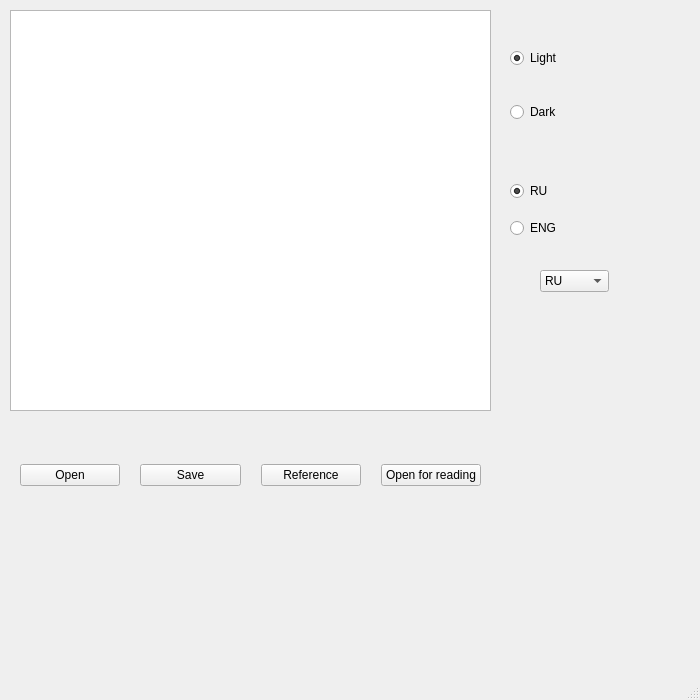
<?xml version="1.0" encoding="UTF-8"?>
<ui version="4.0">
 <class>MainWindow</class>
 <widget class="QMainWindow" name="MainWindow">
  <property name="geometry">
   <rect>
    <x>0</x>
    <y>0</y>
    <width>700</width>
    <height>700</height>
   </rect>
  </property>
  <property name="minimumSize">
   <size>
    <width>700</width>
    <height>700</height>
   </size>
  </property>
  <property name="maximumSize">
   <size>
    <width>700</width>
    <height>700</height>
   </size>
  </property>
  <property name="windowTitle">
   <string>MainWindow</string>
  </property>
  <widget class="QWidget" name="centralwidget">
   <widget class="QPlainTextEdit" name="plainTextEdit">
    <property name="geometry">
     <rect>
      <x>10</x>
      <y>10</y>
      <width>481</width>
      <height>401</height>
     </rect>
    </property>
   </widget>
   <widget class="QWidget" name="verticalLayoutWidget">
    <property name="geometry">
     <rect>
      <x>510</x>
      <y>20</y>
      <width>161</width>
      <height>131</height>
     </rect>
    </property>
    <layout class="QVBoxLayout" name="verticalLayout">
     <item>
      <widget class="QRadioButton" name="rB_white">
       <property name="palette">
        <palette>
         <active>
          <colorrole role="WindowText">
           <brush brushstyle="SolidPattern">
            <color alpha="255">
             <red>0</red>
             <green>0</green>
             <blue>0</blue>
            </color>
           </brush>
          </colorrole>
         </active>
         <inactive>
          <colorrole role="WindowText">
           <brush brushstyle="SolidPattern">
            <color alpha="255">
             <red>0</red>
             <green>0</green>
             <blue>0</blue>
            </color>
           </brush>
          </colorrole>
         </inactive>
         <disabled>
          <colorrole role="WindowText">
           <brush brushstyle="SolidPattern">
            <color alpha="255">
             <red>120</red>
             <green>120</green>
             <blue>120</blue>
            </color>
           </brush>
          </colorrole>
         </disabled>
        </palette>
       </property>
       <property name="text">
        <string>Light </string>
       </property>
       <property name="checked">
        <bool>true</bool>
       </property>
      </widget>
     </item>
     <item>
      <widget class="QRadioButton" name="rB_black">
       <property name="text">
        <string>Dark</string>
       </property>
      </widget>
     </item>
    </layout>
   </widget>
   <widget class="QWidget" name="horizontalLayoutWidget">
    <property name="geometry">
     <rect>
      <x>10</x>
      <y>430</y>
      <width>481</width>
      <height>91</height>
     </rect>
    </property>
    <layout class="QHBoxLayout" name="horizontalLayout">
     <property name="spacing">
      <number>20</number>
     </property>
     <property name="leftMargin">
      <number>10</number>
     </property>
     <property name="rightMargin">
      <number>10</number>
     </property>
     <item>
      <widget class="QPushButton" name="pushButton">
       <property name="text">
        <string>Open</string>
       </property>
      </widget>
     </item>
     <item>
      <widget class="QPushButton" name="pushButton_2">
       <property name="text">
        <string>Save</string>
       </property>
      </widget>
     </item>
     <item>
      <widget class="QPushButton" name="pushButton_3">
       <property name="text">
        <string>Reference</string>
       </property>
      </widget>
     </item>
     <item>
      <widget class="QPushButton" name="pushButton_4">
       <property name="text">
        <string>Open for reading</string>
       </property>
      </widget>
     </item>
    </layout>
   </widget>
   <widget class="QWidget" name="verticalLayoutWidget_2">
    <property name="geometry">
     <rect>
      <x>510</x>
      <y>170</y>
      <width>160</width>
      <height>80</height>
     </rect>
    </property>
    <layout class="QVBoxLayout" name="verticalLayout_3">
     <item>
      <widget class="QRadioButton" name="rB_ru">
       <property name="text">
        <string>RU</string>
       </property>
       <property name="checked">
        <bool>true</bool>
       </property>
      </widget>
     </item>
     <item>
      <widget class="QRadioButton" name="rB_eng">
       <property name="text">
        <string>ENG</string>
       </property>
      </widget>
     </item>
    </layout>
   </widget>
   <widget class="QComboBox" name="comboBox">
    <property name="geometry">
     <rect>
      <x>540</x>
      <y>270</y>
      <width>69</width>
      <height>22</height>
     </rect>
    </property>
    <item>
     <property name="text">
      <string>RU</string>
     </property>
    </item>
    <item>
     <property name="text">
      <string>ENG</string>
     </property>
    </item>
   </widget>
  </widget>
  <widget class="QMenuBar" name="menubar">
   <property name="geometry">
    <rect>
     <x>0</x>
     <y>0</y>
     <width>700</width>
     <height>21</height>
    </rect>
   </property>
  </widget>
  <widget class="QStatusBar" name="statusbar"/>
 </widget>
 <resources/>
 <connections/>
</ui>
